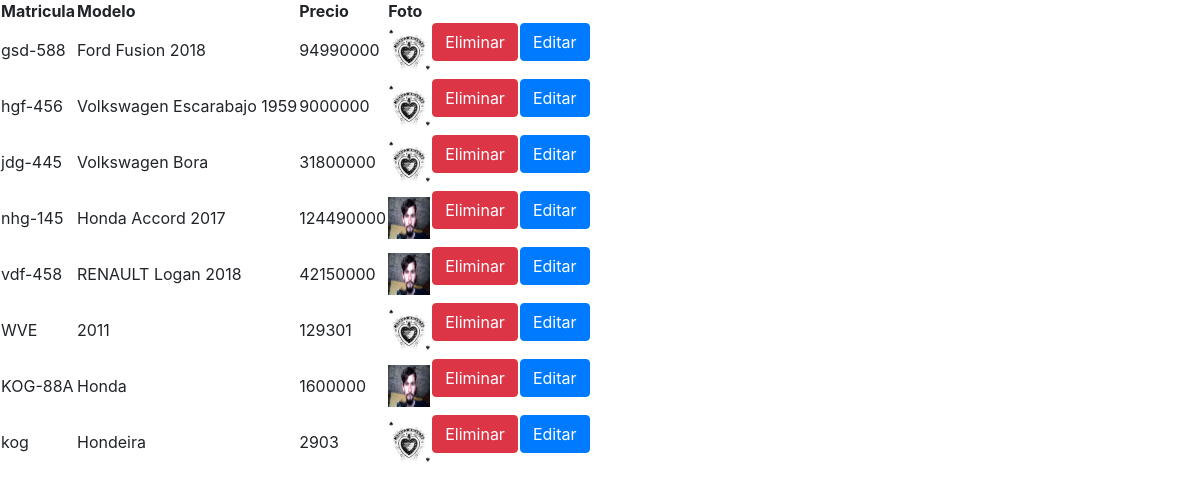
Screenshot of /vistas/listar_vehiculos.php with the database file from the repository.
### tables this page shows
CREATE TABLE `vehiculos` (
  `Matricula` varchar(10) NOT NULL,
  `Modelo` varchar(30) DEFAULT NULL,
  `Precio` int(11) DEFAULT NULL,
  `foto` varchar(100) DEFAULT NULL
);

### modelo/admindb.php (called while the page is built, shortened)
<?php
function CrearConeccion()
{
	$servername = "localhost";
	$username = "root";
	$password = "";
	$conn = new mysqli($servername, $username, $password);
	return $conn;
}
function ListarVehiculos()
{
	$conn = CrearConeccion();
    $sql = "SELECT * FROM concesionarios.vehiculos";
	$result = $conn->query($sql);
	$lista = array();
	if ($result->num_rows > 0) {
	    while($row = $result->fetch_assoc())
	    {
        	$elemento = array($row["Matricula"], $row["Modelo"], $row["Precio"], $row["foto"]);
        	array_push($lista, $elemento);
    	}
	} else {
	    return false;
	}
	return ($lista);
}
?>

### Controladores/vehiculos.php (called while the page is built, shortened)
<?php
include '../modelo/admindb.php';
function CListarVehiculos()
{
	$res = ListarVehiculos();
	return $res;
}
?>

### vistas/listar_vehiculos.php (the view)
<?php
include('header.php');
?>
<?php
include('../controladores/vehiculos.php');
$Lista = CListarVehiculos();
echo "<table>";
echo "<tr>";
    echo "<th>Matricula</th>";
    echo "<th>Modelo</th> ";
    echo "<th>Precio</th>";
    echo "<th>Foto</th>";
    echo "<th> </th>";
    echo "<th> </th>";
echo "</tr>";
foreach ($Lista as &$elemento)
{
    echo "<tr>";
	    echo "<td>".$elemento[0]."</td>";
	    echo "<td>".$elemento[1]."</td> ";
	    echo "<td>".$elemento[2]."</td>";
	    echo "<td><img src=../images/".$elemento[3]." alt='vista previa' height='42' width='42'></td>";
	    echo '<td><form action="../controladores/vehiculos.php" method="POST">
				<input type="hidden" name="matricula" value="'.$elemento[0].'">
				<input type="hidden" name="accion" value="eliminar">
				<input type="submit" value="Eliminar" class="btn btn-danger">
			</form></td>';
	    echo '<td><form action="editar_vehiculo.php" method="POST">
				<input type="hidden" name="matricula" value="'.$elemento[0].'">
				<input type="hidden" name="modelo" value="'.$elemento[1].'">
				<input type="hidden" name="precio" value="'.$elemento[2].'">
				<input type="hidden" name="foto" value="'.$elemento[3].'">
				<input type="hidden" name="accion" value="editar">
				<input type="submit" value="Editar" class="btn btn-primary">
			</form></td>';
  	echo "</tr>";
}
echo "</table>";
?>
<?php
include('footer.php');
?>

### vistas/header.php (shortened to what this page needs)
<HTML>
    <HEAD>
        <link rel="stylesheet" href="https://stackpath.bootstrapcdn.com/bootstrap/4.1.3/css/bootstrap.min.css">
		<link rel="stylesheet" href="../css/bootstrap.min.css">
    </HEAD>
    <BODY>

### vistas/footer.php (shortened to what this page needs)
</BODY>
</HTML>

### rows the page displays
vehiculos: Matricula "gsd-588", Modelo "Ford Fusion 2018", Precio "94990000", foto (picture)
vehiculos: Matricula "hgf-456", Modelo "Volkswagen Escarabajo 1959", Precio "9000000", foto (picture)
vehiculos: Matricula "jdg-445", Modelo "Volkswagen Bora", Precio "31800000", foto (picture)
vehiculos: Matricula "nhg-145", Modelo "Honda Accord 2017", Precio "124490000", foto (picture)
vehiculos: Matricula "vdf-458", Modelo "RENAULT Logan 2018", Precio "42150000", foto (picture)
vehiculos: Matricula "WVE", Modelo "2011", Precio "129301", foto (picture)
vehiculos: Matricula "KOG-88A", Modelo "Honda", Precio "1600000", foto (picture)
vehiculos: Matricula "kog", Modelo "Hondeira", Precio "2903", foto (picture)
